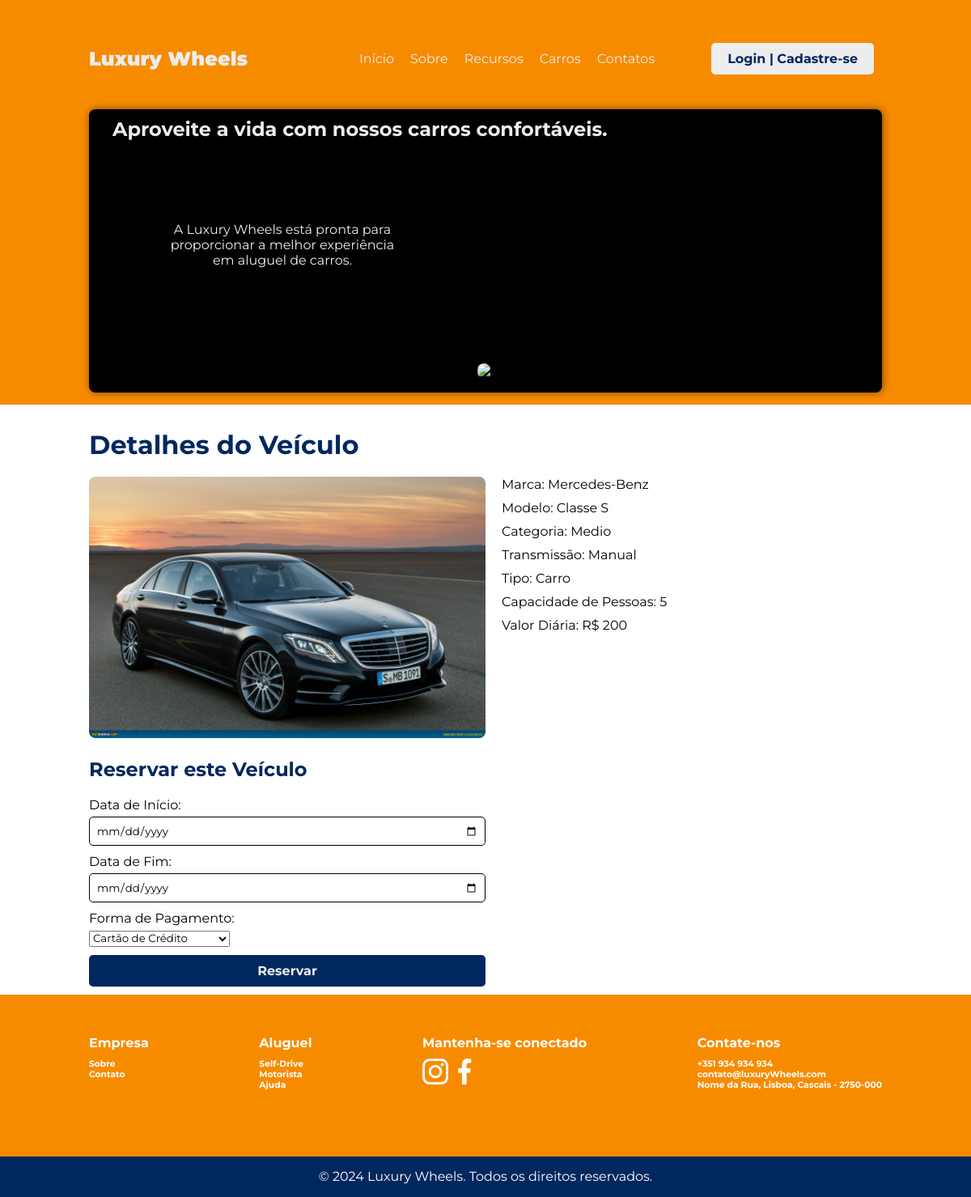
The page /veiculos/1 on the database its author committed.
### app.py (models this page shows)
class Veiculo(db.Model):
    id = db.Column(db.Integer, primary_key=True)
    marca = db.Column(db.String(100), nullable=False)
    modelo = db.Column(db.String(100), nullable=False)
    categoria = db.Column(db.String(50), nullable=False)
    transmissao = db.Column(db.String(50), nullable=False)
    tipo = db.Column(db.String(50), nullable=False)
    capacidade_pessoas = db.Column(db.Integer, nullable=False)
    imagem = db.Column(db.String(200), nullable=False)
    valor_diaria = db.Column(db.Float, nullable=False)
    ultima_revisao = db.Column(db.String)
    proxima_revisao = db.Column(db.String)
    ultima_inspecao = db.Column(db.String)
    disponivel = db.Column(db.Integer, default=1)
    reservas = db.relationship('Reserva', back_populates='veiculo', lazy=True)

### app.py (the view)
@app.route("/veiculos/<int:veiculo_id>")
def detalhes_veiculo(veiculo_id):
    veiculo = db.session.query(Veiculo).get(veiculo_id)
    formas_pagamento = FormaPagamento.query.all()
    return render_template("detalhes_veiculo.html", veiculo=veiculo, formas_pagamento=formas_pagamento)

### templates/detalhes_veiculo.html (shortened to what this page needs)
<!DOCTYPE html>
<html lang="pt-br">
<head>
    <link rel="stylesheet" href="/static/detalhes_veiculo.css">
    <link rel="stylesheet" href="/static/banner.css">
</head>
{% include 'banner.html' %}
<body class="lw-container">
    <div class="lw-content">
        <h1 class="title-wrapper-details">Detalhes do Veículo</h1>
        <div class="lw-details-wrapper">
            <div class="lw-image-wrapper">
                <img src="{{ veiculo.imagem }}" alt="Imagem do Veículo">
            </div>
            <div class="lw-text-wrapper">
                <p>Marca: {{ veiculo.marca }}</p>
                <p>Modelo: {{ veiculo.modelo }}</p>
                <p>Categoria: {{ veiculo.categoria }}</p>
                <p>Transmissão: {{ veiculo.transmissao }}</p>
                <p>Tipo: {{ veiculo.tipo }}</p>
                <p>Capacidade de Pessoas: {{ veiculo.capacidade_pessoas }}</p>
                <p>Valor Diária: R$ {{ veiculo.valor_diaria }}</p>
            </div>
        </div>
        <h2 class="title-wrapper-details">Reservar este Veículo</h2>
        <form action="{{ url_for('processar_reserva', veiculo_id=veiculo.id) }}" method="post">
            <label for="data_inicio">Data de Início:</label>
            <input type="date" id="data_inicio" name="data_inicio" required><br>
            <label for="data_fim">Data de Fim:</label>
            <input type="date" id="data_fim" name="data_fim" required><br>
            <label for="formas_pagamento">Forma de Pagamento:</label>
            <select id="formas_pagamento" name="forma_pagamento" required>
                {% for forma_pagamento in formas_pagamento %}
                    <option value="{{ forma_pagamento.id }}">{{ forma_pagamento.tipo }}</option>
                {% endfor %}
            </select>
            </select><br>
            <button type="submit" class="lw-btn-button">Reservar</button>
        </form>
    </div>
{% include 'footer.html' %}
</body>
</html>

### static/detalhes_veiculo.css (style rules this page uses)
.lw-content { width: 100%; }
.lw-details-wrapper { display: flex; }
.title-wrapper-details { padding: 20px 0px 20px; color: var(--blue); }
.lw-image-wrapper { flex: 0 0 50%; max-width: 50%; margin-right: 20px; }
.lw-image-wrapper img { width: 100%; height: auto; border-radius: 8px; }
.lw-text-wrapper { flex: 0 0 50%; max-width: 50%; }
.lw-text-wrapper p { color: var(--preto); margin-bottom: 10px; }
label { display: block; margin-bottom: 5px; color: var(--preto); }
input[type="date"], input[type="text"] { width: 50%; padding: 8px; margin-bottom: 10px; box-sizing: border-box; border-radius: 5px; border: 1px solid var(--preto); }
.lw-btn-button { background-color: var(--blue); color: var(--gray); padding: 10px 20px; border: none; cursor: pointer; border-radius: 5px; margin-top: 10px; font-size: 16px; font-weight: bold ; width: 50%; }

### static/banner.css (style rules this page uses)
:root { --orange: #f78b00; --blue: #00285f; --gray: #ededed; --preto: #000; }
.lw-html, .lw-body { width: 100%; overflow-x: hidden; }
.lw-content { max-width: 1000px; min-width: 300px; margin: 0 auto; display: flex; flex-direction: column; padding: 10px; }

### static/index.css (style rules this page uses)
* { margin: 0px; padding: 0px; box-sizing: border-box; outline: none; font-family: "Montserrat"; }
:root { --orange: #f78b00; --blue: #00285f; --gray: #ededed; --preto: #000; }
html, body { width: 100%; overflow-x: hidden; }

### rows shown on the page
Veiculo: imagem (picture), marca "Mercedes-Benz", modelo "Classe S", categoria "Medio", transmissao "Manual", tipo "Carro", capacidade_pessoas "5", valor_diaria "200"

### other values the page prints
form field forma_pagamento "Cartão de Crédito"
